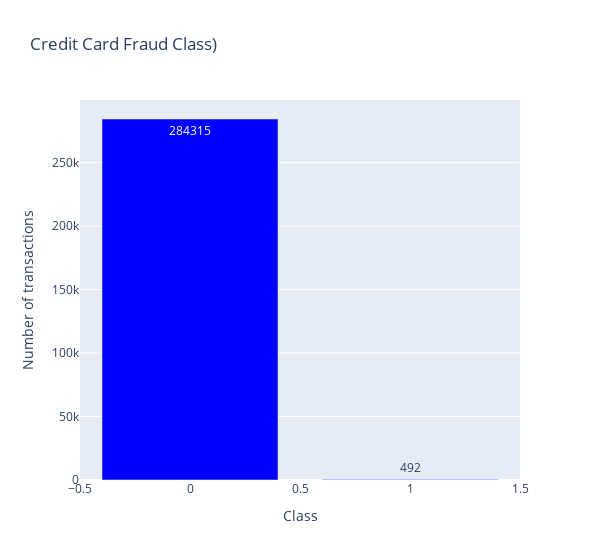

This figure's notebook cell:
### Code cell
# check for class imbalance
temp = df["Class"].value_counts()
df1 = pd.DataFrame({'Class': temp.index,'values': temp.values})

trace = go.Bar(
    x = df1['Class'],y = df1['values'],
    name="Credit Card Fraud Class - data unbalance (Not fraud = 0, Fraud = 1)",
    marker=dict(color="Blue"),
    text=df1['values']
)
data = [trace]
layout = dict(title = 'Credit Card Fraud Class)',
          xaxis = dict(title = 'Class', showticklabels=True), 
          yaxis = dict(title = 'Number of transactions'),
          hovermode = 'closest',width=600
         )
fig = dict(data=data, layout=layout)
iplot(fig, filename='class')

### Figure 1 — Plotly figure (JSON) as saved in the notebook; plotly's stock layout.template omitted (floating-point values rounded to 4 significant figures)
{"data": [{"marker": {"color": "Blue"}, "name": "Credit Card Fraud Class - data unbalance (Not fraud = 0, Fraud = 1)", "text": [284300.0, 492.0], "type": "bar", "x": [0, 1], "y": [284315, 492]}], "layout": {"hovermode": "closest", "title": {"text": "Credit Card Fraud Class)"}, "width": 600, "xaxis": {"showticklabels": true, "title": {"text": "Class"}}, "yaxis": {"title": {"text": "Number of transactions"}}}}
